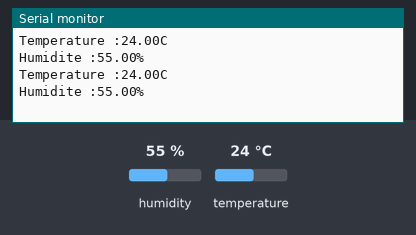
This sketch was run on a simulated Arduino Uno, built with avr-gcc and run on an emulated ATmega328P. On the bench: the last lines printed to the serial monitor. Wiring (inferred from the names in the program): SHT3x sensor at I2C address 0x44. The inputs (shaded band) are chosen by the test bench; at power-on: humidity 55 %, temperature 24 °C.

Above: at 1.9 s.
2.0 s: humidity set to 22 %
At 3.0 s:
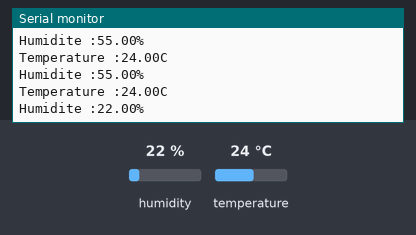
3.5 s: temperature set to 12 °C
At 4.8 s:
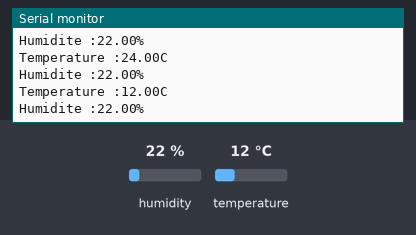
5.0 s: humidity set to 40 %
At 6.2 s:
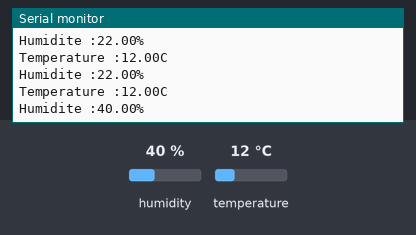
Timing chart, 0 to 8.0 s (numbered marks = the images above; inputs shaded):
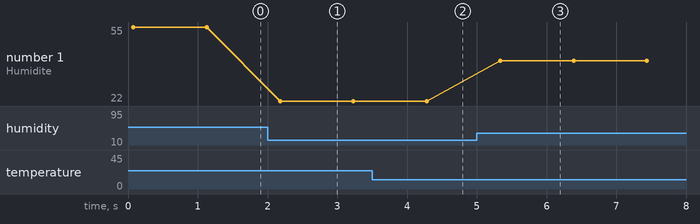

Measured:
- after the input at 2.0 s, the serial monitor: prints a new line after 0.18 s (image 1)
- after the input at 3.5 s, the serial monitor: prints a new line after 0.76 s (image 2)
- after the input at 5.0 s, the serial monitor: prints a new line after 0.34 s (image 3)
- plotted number 1: 55 → 22 after the input at 2.0 s, 22 → 40 after the input at 5.0 s

The sketch:

SHT31_I2C.ino
```cpp
//initialisation des libs
#include <Wire.h>

//declaration des definition
#define addr_SHT31 0x44

void setup() {
  Serial.begin(9600);
  Wire.begin();

}

void loop() {
  //variable local
  float temp_SHT31 = 0;
  float hum_SHT31 = 0;
  uint8_t Error = 0;

  sht31_lectureTempEtHumid(addr_SHT31, &temp_SHT31, &hum_SHT31, &Error);

  if(Error == 0)
  {
    Serial.println("");
    Serial.println("Temperature :" + String(temp_SHT31) + "C");
    Serial.println("Humidite :" + String(hum_SHT31) + "%");
  }
  else
  {
    Serial.println("");
    Serial.println(" /!\\ ERREUR LORS DE LA LECTURE DES VALEURS /!\\ ");
  }

  delay(1000);
}


//-----------------------------------------------Fonction-----------------------------------------------
void sht31_lectureTempEtHumid(int addrI2C_SHT31, float *temp_SHT31, float *hum_SHT31, uint8_t *Error)
{
/*
    Fonction de recuperation de la temperature et de l humidite du capteur SHT31 via I2C

    Args:
      addrI2C_SHT31  (int): adresse I2C du capteur SHT31
      temp_SHT31 (float): pointeur de la valeur de la temperature du capteur SHT31
      hum_SHT31 (float): pointeur de la valeur de la humidite du capteur SHT31
      Error (uint8_t): pointeur de variable d erreur. si True alors erreur lors de la reception des information du capteur
  */

  //variable local
  //valeur binaire rendu par le capteur SHT31
  uint16_t tempbin_SHT31 = 0;
  uint8_t crcTempRecu_SHT31 = 0;
  uint16_t humbin_SHT31 = 0;
  uint8_t crcHumRecu_SHT31 = 0;

  //pointeur
  //valeur de temperature et humid convertie en °C et %
  *temp_SHT31 = 0;
  *hum_SHT31 = 0;
  //variable d erreur
  *Error = 0;

  //demande de mesure de temperature et d humid
  Wire.beginTransmission(addrI2C_SHT31);
  Wire.write(0x24);
  Wire.write(0x00);
  Wire.endTransmission();

  //delais de mesure
  delay(50);  //delay min 13ms

  //lecture mesure
  Wire.requestFrom(addrI2C_SHT31, 6);
  if(Wire.available() >=6)
  {
    tempbin_SHT31 = Wire.read() << 8 | Wire.read();
    crcTempRecu_SHT31 = Wire.read();
    humbin_SHT31 = Wire.read() << 8 | Wire.read();
    crcHumRecu_SHT31 = Wire.read();
  }
  else
  {
    *Error = 1;
  }

  //verification des CRC
  if(crcTempRecu_SHT31 == sht31_crc8(tempbin_SHT31) && crcHumRecu_SHT31 == sht31_crc8(humbin_SHT31) && Error !=1)
  {
    *temp_SHT31 = -45+175*(tempbin_SHT31/65535.0);  //calcul de la temperature
    *hum_SHT31 = 100*(humbin_SHT31/65535.0);  //calcul de l humidite
  }
  else
  {
    *Error = 1;
  }
}

uint8_t sht31_crc8(uint16_t data)
{
 /*
    Fonction de calcul du CRC du capteur SHT31

    Args:
    data (uint16_t): data sur laquel on veut calculer le crc
  */

  //variable local
	const uint8_t pol =0x31;  //polynome du crc utilise par la SHT31
	uint8_t crc= 0xFF;  //valeur initial du crc

  //decoupage en deux du calcul du crc
  for (int j=0; j<2; j++)
	{
    if(j==0){
      crc = crc ^ data>>8;  //prise en compte que des 8 premiers bits
    }
    else{
      crc = crc ^ data & 0xFF;  //prise en compte que des 8 derniers bits
    }

    //decalage binaire et xor du polynome
		for (int i=0; i<8; i++)
		{
      if(crc & 0x80)  //si msb == 1
      {
        crc = (crc << 1) ^ pol;
      }
      else
      {
        crc = crc << 1;
      }
		}
	}
	return crc;
}
```
